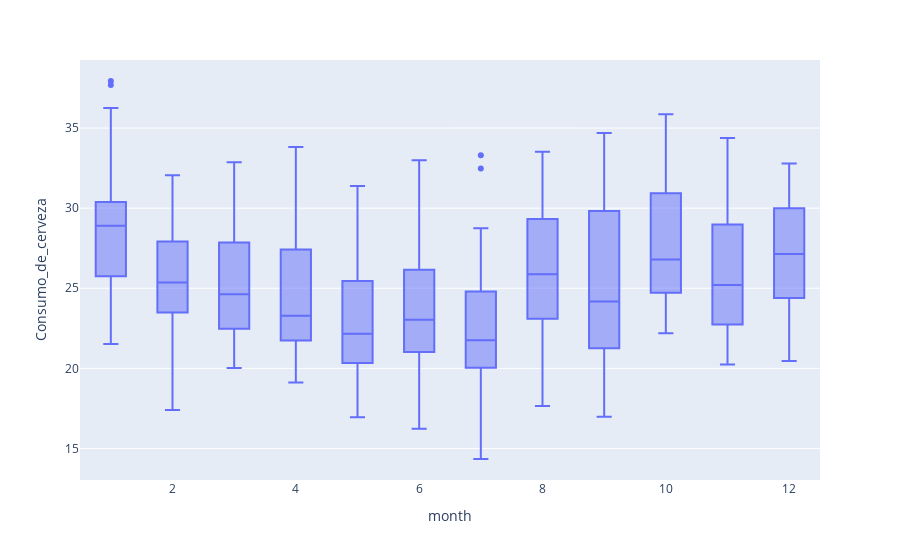

The notebook cell saved with this chart:
### Code cell
fig2 = px.box(data_frame=data, x='month' ,y='Consumo_de_cerveza')
fig2.show()

### Figure 1 — Plotly figure (JSON) as saved in the notebook; plotly's stock layout.template omitted (floating-point values rounded to 4 significant figures; data arrays with more than 128 entries replaced by an {"elided": "..."} marker saying what was removed)
{"data": [{"alignmentgroup": "True", "hovertemplate": "month=%{x}<br>Consumo_de_cerveza=%{y}<extra></extra>", "legendgroup": "", "marker": {"color": "#636efa"}, "name": "", "notched": false, "offsetgroup": "", "orientation": "v", "showlegend": false, "type": "box", "x": {"elided": "365 int values"}, "x0": " ", "xaxis": "x", "y": {"elided": "365 float values"}, "y0": " ", "yaxis": "y"}], "layout": {"autosize": true, "boxmode": "group", "legend": {"tracegroupgap": 0}, "margin": {"t": 60}, "xaxis": {"anchor": "y", "autorange": true, "domain": [0, 1], "range": [0.5, 12.5], "title": {"text": "month"}, "type": "linear"}, "yaxis": {"anchor": "x", "autorange": true, "domain": [0, 1], "range": [13.03, 39.25], "title": {"text": "Consumo_de_cerveza"}, "type": "linear"}}}
